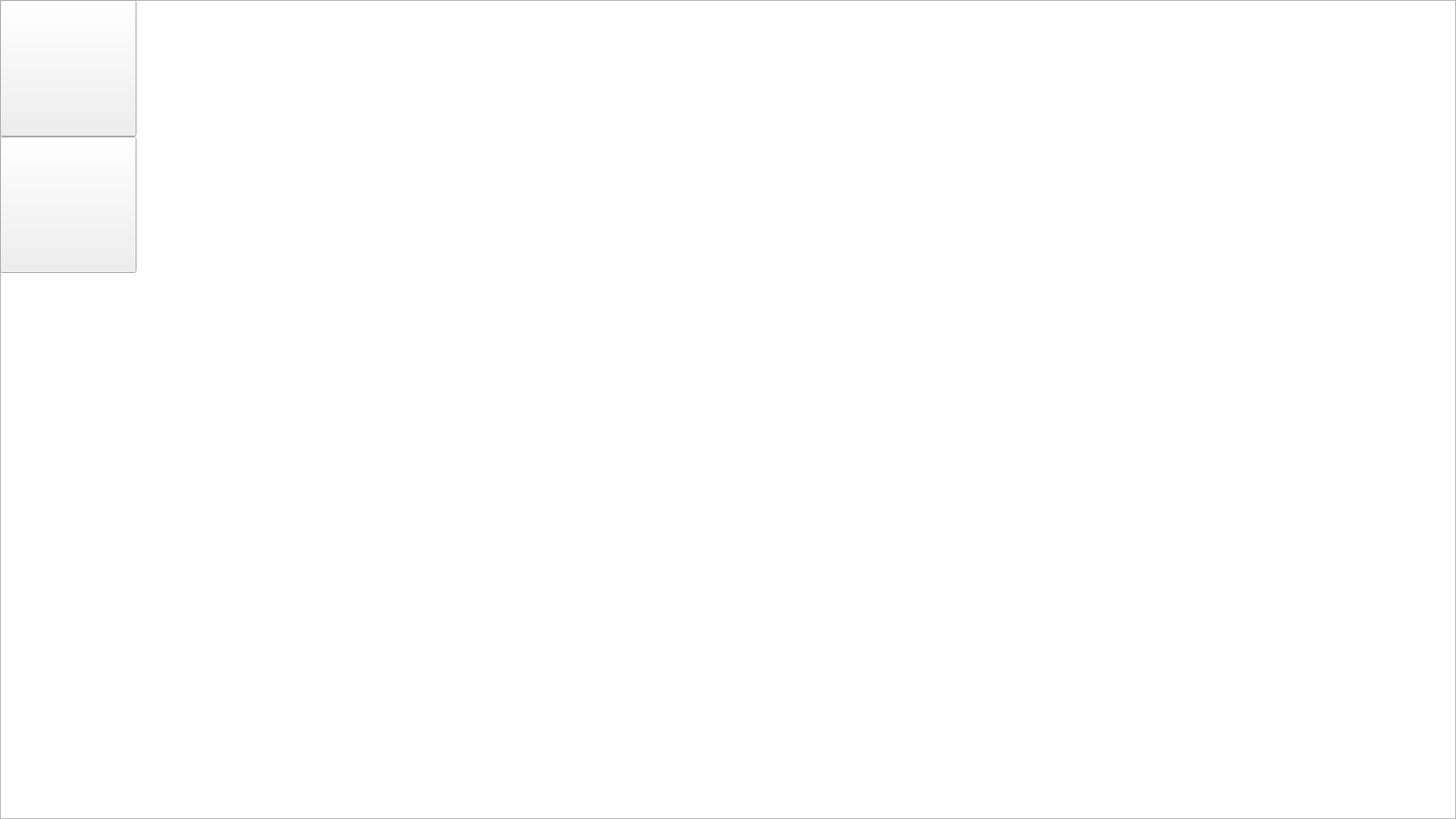
<?xml version="1.0" encoding="UTF-8"?>
<ui version="4.0">
 <class>MainWindow</class>
 <widget class="QMainWindow" name="MainWindow">
  <property name="geometry">
   <rect>
    <x>0</x>
    <y>0</y>
    <width>1600</width>
    <height>900</height>
   </rect>
  </property>
  <property name="sizePolicy">
   <sizepolicy hsizetype="Preferred" vsizetype="Preferred">
    <horstretch>0</horstretch>
    <verstretch>0</verstretch>
   </sizepolicy>
  </property>
  <property name="minimumSize">
   <size>
    <width>1600</width>
    <height>900</height>
   </size>
  </property>
  <property name="maximumSize">
   <size>
    <width>1600</width>
    <height>900</height>
   </size>
  </property>
  <property name="windowTitle">
   <string>MainWindow</string>
  </property>
  <property name="dockOptions">
   <set>QMainWindow::AllowTabbedDocks|QMainWindow::AnimatedDocks</set>
  </property>
  <widget class="QWidget" name="centralWidget">
   <widget class="QGraphicsView" name="graphicsView">
    <property name="enabled">
     <bool>true</bool>
    </property>
    <property name="geometry">
     <rect>
      <x>0</x>
      <y>0</y>
      <width>1600</width>
      <height>900</height>
     </rect>
    </property>
    <property name="sizePolicy">
     <sizepolicy hsizetype="Expanding" vsizetype="Expanding">
      <horstretch>0</horstretch>
      <verstretch>0</verstretch>
     </sizepolicy>
    </property>
    <property name="minimumSize">
     <size>
      <width>0</width>
      <height>0</height>
     </size>
    </property>
    <property name="verticalScrollBarPolicy">
     <enum>Qt::ScrollBarAlwaysOff</enum>
    </property>
    <property name="horizontalScrollBarPolicy">
     <enum>Qt::ScrollBarAlwaysOff</enum>
    </property>
    <property name="sizeAdjustPolicy">
     <enum>QAbstractScrollArea::AdjustIgnored</enum>
    </property>
   </widget>
   <widget class="QPushButton" name="playButton">
    <property name="geometry">
     <rect>
      <x>0</x>
      <y>0</y>
      <width>150</width>
      <height>150</height>
     </rect>
    </property>
    <property name="styleSheet">
     <string notr="true">border-image: url(:/image/image/playbutton.png);</string>
    </property>
    <property name="text">
     <string/>
    </property>
   </widget>
   <widget class="QPushButton" name="powerButton">
    <property name="geometry">
     <rect>
      <x>0</x>
      <y>150</y>
      <width>150</width>
      <height>150</height>
     </rect>
    </property>
    <property name="styleSheet">
     <string notr="true">border-image: url(:/image/image/powerbutton.png);</string>
    </property>
    <property name="text">
     <string/>
    </property>
   </widget>
   <widget class="QLabel" name="label_Sample">
    <property name="geometry">
     <rect>
      <x>150</x>
      <y>150</y>
      <width>150</width>
      <height>150</height>
     </rect>
    </property>
    <property name="styleSheet">
     <string notr="true">image: url(:/image/image/red.png);</string>
    </property>
    <property name="text">
     <string/>
    </property>
   </widget>
   <widget class="QLabel" name="label_Remain">
    <property name="geometry">
     <rect>
      <x>320</x>
      <y>150</y>
      <width>150</width>
      <height>150</height>
     </rect>
    </property>
    <property name="styleSheet">
     <string notr="true">font: 75 65pt &quot;Smudger LET&quot;;</string>
    </property>
    <property name="text">
     <string/>
    </property>
   </widget>
   <widget class="QLabel" name="label_Result">
    <property name="geometry">
     <rect>
      <x>600</x>
      <y>200</y>
      <width>400</width>
      <height>200</height>
     </rect>
    </property>
    <property name="font">
     <font>
      <family>Smudger LET</family>
      <pointsize>72</pointsize>
      <weight>75</weight>
      <bold>true</bold>
     </font>
    </property>
    <property name="text">
     <string/>
    </property>
    <property name="alignment">
     <set>Qt::AlignCenter</set>
    </property>
   </widget>
   <widget class="QLabel" name="label_Score">
    <property name="geometry">
     <rect>
      <x>150</x>
      <y>0</y>
      <width>800</width>
      <height>150</height>
     </rect>
    </property>
    <property name="font">
     <font>
      <family>Smudger LET</family>
      <pointsize>48</pointsize>
      <weight>75</weight>
      <bold>true</bold>
     </font>
    </property>
    <property name="styleSheet">
     <string notr="true"/>
    </property>
    <property name="text">
     <string/>
    </property>
   </widget>
  </widget>
 </widget>
 <layoutdefault spacing="6" margin="11"/>
 <resources/>
 <connections/>
</ui>
